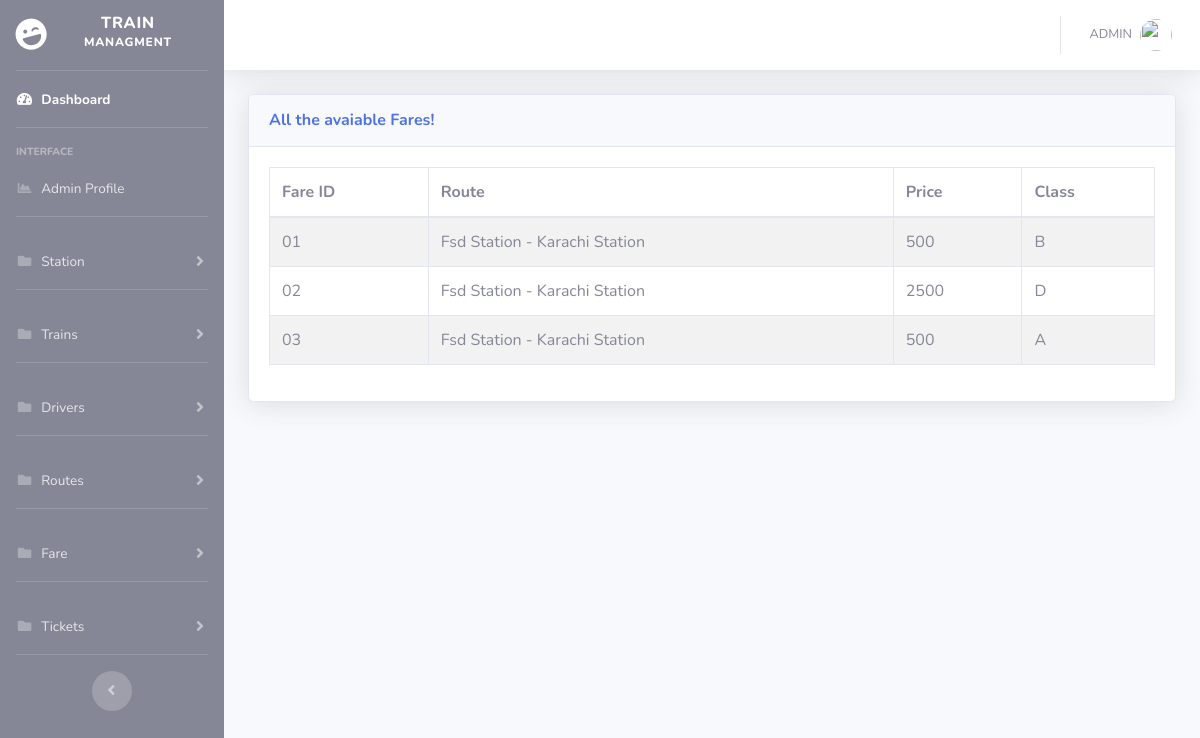
Page /viewFare.php (signed in) on the committed database.
### tables this page shows
CREATE TABLE `fare` (
  `fid` varchar(10) NOT NULL,
  `rId` varchar(10) NOT NULL,
  `price` int(20) NOT NULL,
  `class` varchar(10) NOT NULL
);

CREATE TABLE `route` (
  `rId` varchar(10) NOT NULL,
  `rTo` varchar(20) NOT NULL,
  `rFrom` varchar(20) NOT NULL,
  `dTime` time(6) NOT NULL,
  `aTime` time(6) NOT NULL,
  `trainId` varchar(10) NOT NULL,
  `dId` varchar(10) NOT NULL
);

### viewFare.php (the view, shortened to what this page needs)
<?php
include('includes/header.php');
include('includes/navbar.php');
?>
<div class="container-fluid">
  <div class="card shadow mb-4">
    <div class="card-header py-3">
      <h6 class="m-0 font-weight-bold text-primary">All the avaiable Fares!
      </h6>
    </div>
    <div class="card-body">
      <div class="table-responsive">
        <?php
        $servername = "localhost";
        $username = "root";
        $password = "";
        $dbname = "finalproject";
        try {
          $conn = new PDO("mysql:host=$servername;dbname=$dbname", $username, $password);
          $conn->setAttribute(PDO::ATTR_ERRMODE, PDO::ERRMODE_EXCEPTION);
          $conn->setAttribute(PDO::ATTR_ERRMODE, PDO::ERRMODE_EXCEPTION);
          $stmt = $conn->prepare("SELECT fid, fare.rId, price, class, route.rId, rTo, rFrom
                                        FROM fare
                                            INNER JOIN route ON fare.rId = route.rId;");
          $stmt->execute();
        } catch (PDOException $e) {
          echo "Error: " . $e->getMessage();
        }
        ?>
        <table class="table table-bordered  table-striped" id="dataTable" width="100%" cellspacing="0">
          <thead>
            <tr>
              <th> Fare ID </th>
              <th> Route </th>
              <th> Price </th>
              <th> Class </th>
            </tr>
          </thead>
          <tbody>
            <?php
            foreach ($stmt->fetchAll() as $k => $row) {
            ?>
              <tr>
                <td><?php echo $row['fid']; ?></td>
                <td><?php echo $row['rTo']; echo ' - ';  echo $row['rFrom']; ?></td>
                <td><?php echo $row['price']; ?></td>
                <td><?php echo $row['class']; ?></td>
              </tr>
            <?php
            }
            ?>
          </tbody>
        </table>
      </div>
    </div>
  </div>
</div>

### rows in the picture
fare: fid "01", rId.rTo "Fsd Station", rId.rFrom "Karachi Station", price "500", class "B"
fare: fid "02", rId.rTo "Fsd Station", rId.rFrom "Karachi Station", price "2500", class "D"
fare: fid "03", rId.rTo "Fsd Station", rId.rFrom "Karachi Station", price "500", class "A"
